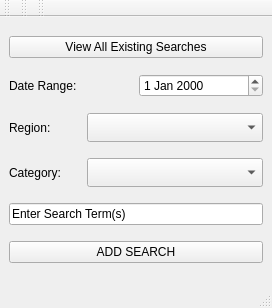
<?xml version="1.0" encoding="UTF-8"?>
<ui version="4.0">
 <class>MainWindow</class>
 <widget class="QMainWindow" name="MainWindow">
  <property name="geometry">
   <rect>
    <x>0</x>
    <y>0</y>
    <width>272</width>
    <height>308</height>
   </rect>
  </property>
  <property name="windowTitle">
   <string>MainWindow</string>
  </property>
  <widget class="QWidget" name="centralwidget">
   <layout class="QHBoxLayout" name="horizontalLayout_2">
    <item>
     <layout class="QVBoxLayout" name="verticalLayout_3">
      <item>
       <widget class="QPushButton" name="viewBTN">
        <property name="text">
         <string>View All Existing Searches</string>
        </property>
       </widget>
      </item>
      <item>
       <layout class="QHBoxLayout" name="horizontalLayout_4">
        <item>
         <widget class="QLabel" name="label_5">
          <property name="text">
           <string>Date Range:</string>
          </property>
         </widget>
        </item>
        <item>
         <widget class="QDateEdit" name="dateEdit"/>
        </item>
       </layout>
      </item>
      <item>
       <layout class="QHBoxLayout" name="horizontalLayout_3">
        <item>
         <widget class="QLabel" name="label_3">
          <property name="text">
           <string>Region:</string>
          </property>
         </widget>
        </item>
        <item>
         <widget class="QComboBox" name="regionCB">
          <property name="minimumSize">
           <size>
            <width>176</width>
            <height>29</height>
           </size>
          </property>
          <property name="maximumSize">
           <size>
            <width>176</width>
            <height>29</height>
           </size>
          </property>
         </widget>
        </item>
       </layout>
      </item>
      <item>
       <layout class="QHBoxLayout" name="horizontalLayout_6">
        <item>
         <widget class="QLabel" name="label_6">
          <property name="text">
           <string>Category: </string>
          </property>
         </widget>
        </item>
        <item>
         <widget class="QComboBox" name="categoryCB">
          <property name="minimumSize">
           <size>
            <width>176</width>
            <height>29</height>
           </size>
          </property>
          <property name="maximumSize">
           <size>
            <width>176</width>
            <height>29</height>
           </size>
          </property>
         </widget>
        </item>
       </layout>
      </item>
      <item>
       <widget class="QLineEdit" name="lineEdit">
        <property name="text">
         <string>Enter Search Term(s)</string>
        </property>
       </widget>
      </item>
      <item>
       <widget class="QPushButton" name="searchBTN">
        <property name="text">
         <string>ADD SEARCH</string>
        </property>
       </widget>
      </item>
     </layout>
    </item>
   </layout>
  </widget>
  <widget class="QMenuBar" name="menubar">
   <property name="geometry">
    <rect>
     <x>0</x>
     <y>0</y>
     <width>272</width>
     <height>27</height>
    </rect>
   </property>
  </widget>
  <widget class="QStatusBar" name="statusbar"/>
  <widget class="QToolBar" name="toolBar">
   <property name="windowTitle">
    <string>toolBar</string>
   </property>
   <attribute name="toolBarArea">
    <enum>TopToolBarArea</enum>
   </attribute>
   <attribute name="toolBarBreak">
    <bool>false</bool>
   </attribute>
  </widget>
  <widget class="QToolBar" name="toolBar_2">
   <property name="windowTitle">
    <string>toolBar_2</string>
   </property>
   <attribute name="toolBarArea">
    <enum>TopToolBarArea</enum>
   </attribute>
   <attribute name="toolBarBreak">
    <bool>false</bool>
   </attribute>
  </widget>
  <widget class="QToolBar" name="toolBar_3">
   <property name="windowTitle">
    <string>toolBar_3</string>
   </property>
   <attribute name="toolBarArea">
    <enum>TopToolBarArea</enum>
   </attribute>
   <attribute name="toolBarBreak">
    <bool>false</bool>
   </attribute>
  </widget>
 </widget>
 <resources/>
 <connections/>
</ui>
